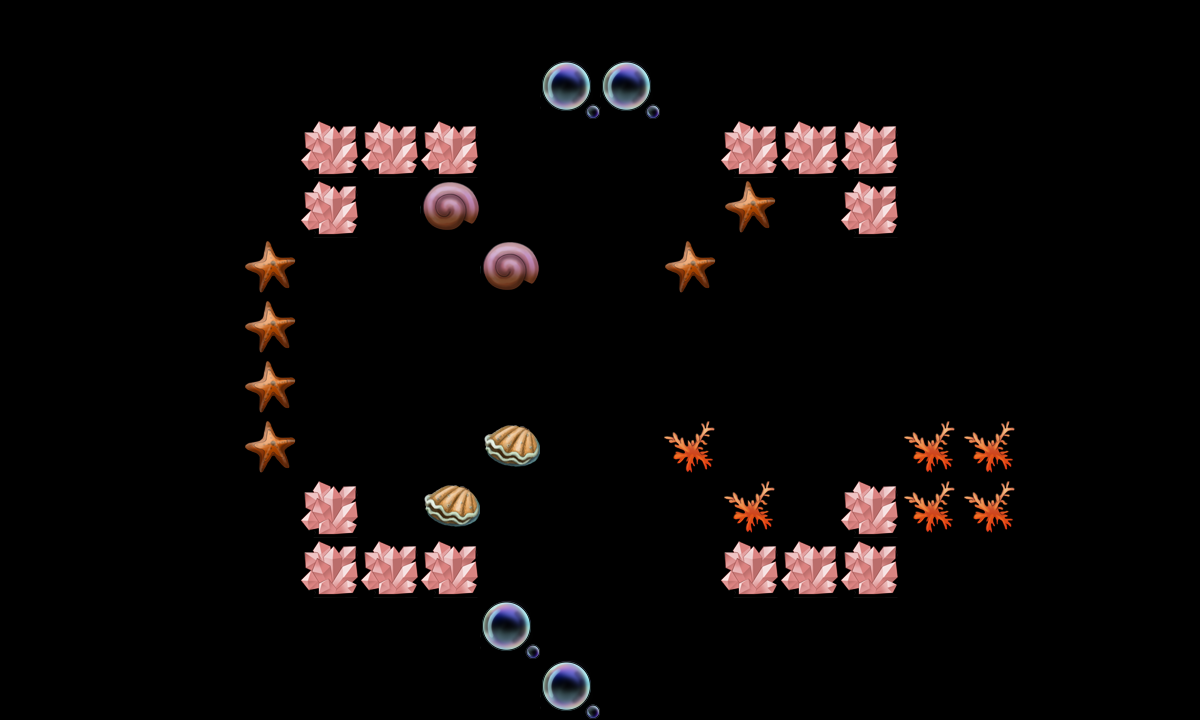

This game map was drawn from its Tiled (.tmx) file and the tilesets committed beside it. A one-line description and the trimmed map source follow:
An orthogonal 20x12 tile map with 60x60 px tiles, 2 tile layers (canDes, cannotDes) and 16 objects (re3, re1, re2, tankpoint, re4, ...).

<map version="1.0" orientation="orthogonal" width="20" height="12" tilewidth="60" tileheight="60">
 <tileset firstgid="1" name="tmw_desert_spacing" tilewidth="60" tileheight="60">
  <image source="tmw_desert_spacing.png" width="480" height="300" />
  <tile id="30">
   <properties>
    <property name="canDes" value="1" />
   </properties>
  </tile>
 </tileset>
 <layer name="canDes" width="20" height="12">
  <data>[240 cells, 20 non-empty, 5 distinct tile ids]</data>
 </layer>
 <layer name="cannotDes" width="20" height="12">
  <data>[240 cells, 16 non-empty, 1 distinct tile ids]</data>
 </layer>
 <objectgroup name="spawnPoints" width="20" height="12">
  <object name="re3" x="960" y="300" width="60" height="60" />
  <object name="re1" x="960" y="600" width="60" height="60" />
  <object name="re2" x="540" y="120" width="60" height="60" />
  <object name="tankpoint" x="600" y="600" width="60" height="60" />
  <object name="re4" x="780" y="420" width="60" height="60" />
  <object name="re5" x="360" y="300" width="60" height="60" />
  <object name="re6" x="960" y="180" width="60" height="60" />
  <object name="re7" x="817" y="275" width="60" height="57" />
 </objectgroup>
 <objectgroup name="roadPoints" width="20" height="12" visible="0">
  <object name="p3" x="598" y="242" width="60" height="60" />
  <object name="p4" x="602" y="58" width="60" height="60" />
  <object name="p1" x="302" y="240" width="60" height="60" />
  <object name="p2" x="302" y="598" width="60" height="60" />
 </objectgroup>
 <objectgroup name="bossPoint" width="20" height="12" visible="0">
  <object name="boss1" x="240" y="60" width="60" height="60" />
 </objectgroup>
 <objectgroup name="buildingPoint" width="20" height="12">
  <object name="building1" x="540" y="300" width="120" height="120" />
 </objectgroup>
 <objectgroup name="endPoint" width="20" height="12">
  <object name="endpoint" x="600" y="60" width="60" height="60" />
 </objectgroup>
 <objectgroup name="morePoint" width="20" height="12">
  <object name="morepoint" x="360" y="420" width="60" height="60" />
 </objectgroup>
</map>
